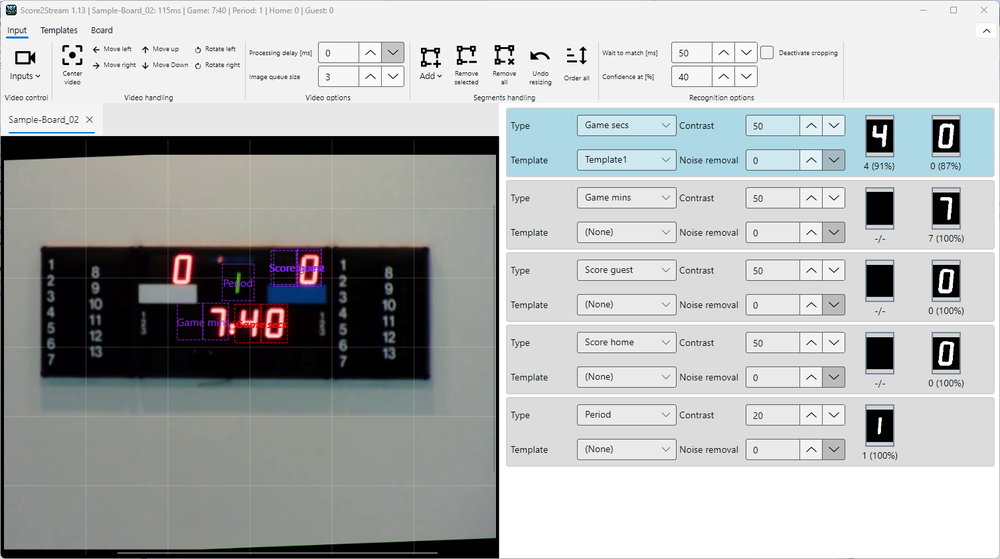
#> input picture Additionals/Images/01_Input.png, 1000 x 559 px, shrunk from 1506 x 842 before the run
$ python -i generate_data.py   (imports and definitions only)
#> lines starting #> are read from the running program, lines starting #| are printed output that depends on the picture
#> further down, picture is the input picture: PIL image 1000x559 RGBA; mean R, G, B, A 177.6, 179.7, 179.5, 255
from PIL import Image, ImageDraw, ImageFilter
import numpy as np
import random
import os
import cv2

# --- 7-segment display ---
# [24 lines left out: function draw_7segment_digit, not called in this run]

# --- Dot-matrix display (5x7 grid) ---
# Each digit as a bit pattern: 1 = lit, 0 = off
DOT_MATRIX = {
    0: [
        [  # Variant 1 (with diagonal dots)
            [0,1,1,1,0],
            [1,0,0,0,1],
            [1,0,0,1,1],
            [1,0,1,0,1],
            [1,1,0,0,1],
            [1,0,0,0,1],
            [0,1,1,1,0],
        ],
        [  # Variant 2 (classic)
            [0,1,1,1,0],
            [1,0,0,0,1],
            [1,0,0,0,1],
            [1,0,0,0,1],
            [1,0,0,0,1],
            [1,0,0,0,1],
            [0,1,1,1,0],
        ],
    ],
    1: [[
        [0,0,1,0,0],
        [0,1,1,0,0],
        [0,0,1,0,0],
        [0,0,1,0,0],
        [0,0,1,0,0],
        [0,0,1,0,0],
        [0,1,1,1,0],
    ]],
    2: [[
        [0,1,1,1,0],
        [1,0,0,0,1],
        [0,0,0,0,1],
        [0,0,0,1,0],
        [0,0,1,0,0],
        [0,1,0,0,0],
        [1,1,1,1,1],
    ]],
    3: [[
        [0,1,1,1,0],
        [1,0,0,0,1],
        [0,0,0,0,1],
        [0,0,1,1,0],
        [0,0,0,0,1],
        [1,0,0,0,1],
        [0,1,1,1,0],
    ]],
    4: [[
        [0,0,0,1,0],
        [0,0,1,1,0],
        [0,1,0,1,0],
        [1,0,0,1,0],
        [1,1,1,1,1],
        [0,0,0,1,0],
        [0,0,0,1,0],
    ]],
    5: [[
        [1,1,1,1,1],
        [1,0,0,0,0],
        [1,1,1,1,0],
        [0,0,0,0,1],
        [0,0,0,0,1],
        [1,0,0,0,1],
        [0,1,1,1,0],
    ]],
    6: [[
        [0,0,1,1,0],
        [0,1,0,0,0],
        [1,0,0,0,0],
        [1,1,1,1,0],
        [1,0,0,0,1],
        [1,0,0,0,1],
        [0,1,1,1,0],
    ]],
    7: [[
        [1,1,1,1,1],
        [0,0,0,0,1],
        [0,0,0,1,0],
        [0,0,1,0,0],
        [0,1,0,0,0],
        [0,1,0,0,0],
        [0,1,0,0,0],
    ]],
    8: [[
        [0,1,1,1,0],
        [1,0,0,0,1],
        [1,0,0,0,1],
        [0,1,1,1,0],
        [1,0,0,0,1],
        [1,0,0,0,1],
        [0,1,1,1,0],
    ]],
    9: [[
        [0,1,1,1,0],
        [1,0,0,0,1],
        [1,0,0,0,1],
        [0,1,1,1,1],
        [0,0,0,0,1],
        [0,0,0,1,0],
        [0,1,1,0,0],
    ]],
}

# [25 lines left out: function draw_dotmatrix_digit, not called in this run]

# --- Augmentation (same for both types) ---
def augment(img: Image.Image) -> Image.Image:
    arr = np.array(img, dtype=np.float32)

    arr *= random.uniform(0.6, 1.2)
    arr = np.clip(arr, 0, 255)
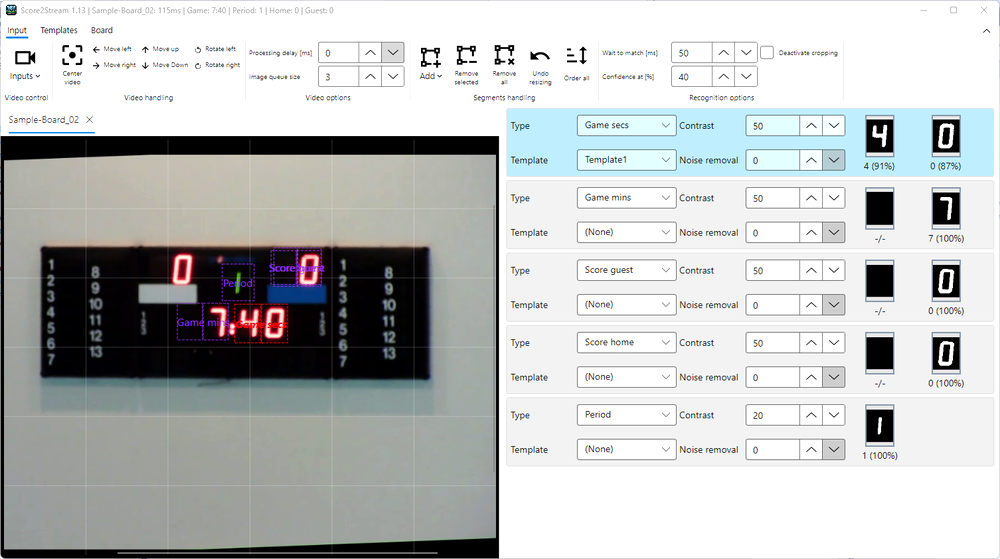
#> arr: shape (559, 1000, 4) float32; mean R, G, B, A 191.1, 193.4, 193.1, 255.9

    noise = np.random.normal(0, random.uniform(0, 15), arr.shape)
    arr = np.clip(arr + noise, 0, 255).astype(np.uint8)

    img = Image.fromarray(arr)

    if random.random() > 0.5:
        img = img.filter(ImageFilter.GaussianBlur(radius=random.uniform(0.5, 1.5)))

    img_cv = np.array(img)
#> (the run stopped early here; a loop or call above may not have finished)

$ run again, on Additionals/Images/02_Samples.png
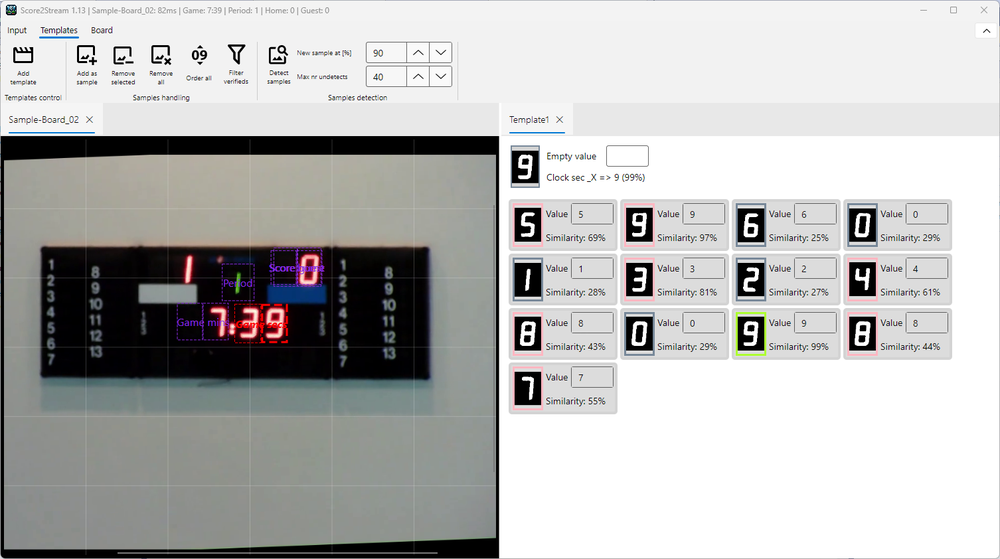
#> input picture Additionals/Images/02_Samples.png, 1000 x 559 px, shrunk from 1506 x 842 before the run
#> picture is the input picture: PIL image 1000x559 RGBA; mean R, G, B, A 184.1, 184.1, 183.2, 255
#> in augment, `arr = np.clip(arr, 0, 255)`:
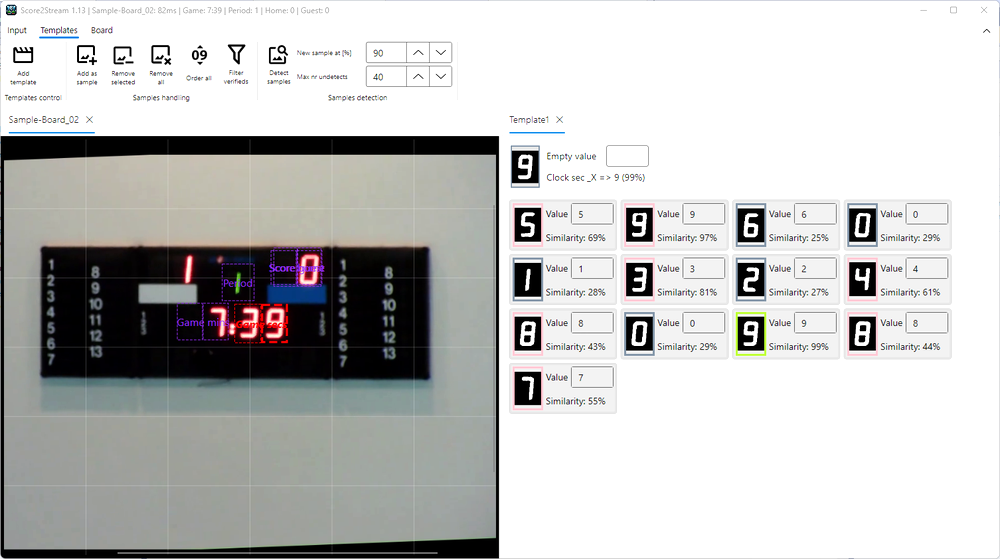
#> arr: shape (559, 1000, 4) float32; mean R, G, B, A 194.8, 194.9, 193.9, 255.9

$ run again, on Additionals/Images/03_Board.png
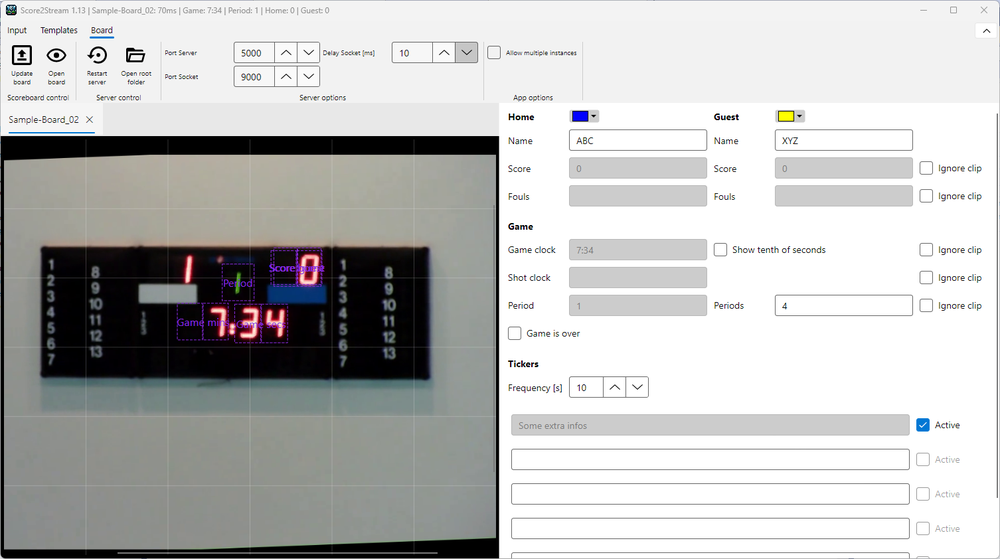
#> input picture Additionals/Images/03_Board.png, 1000 x 559 px, shrunk from 1506 x 842 before the run
#> picture is the input picture: PIL image 1000x559 RGBA; mean R, G, B, A 189.7, 189.9, 189.1, 255
#> in augment, `arr = np.clip(arr, 0, 255)`:
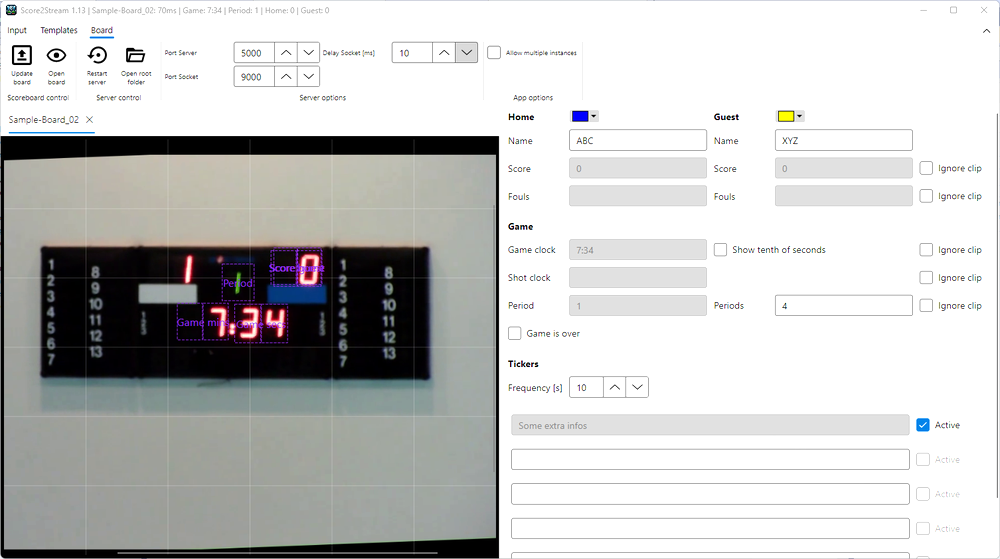
#> arr: shape (559, 1000, 4) float32; mean R, G, B, A 199, 199.3, 198.3, 255.9
